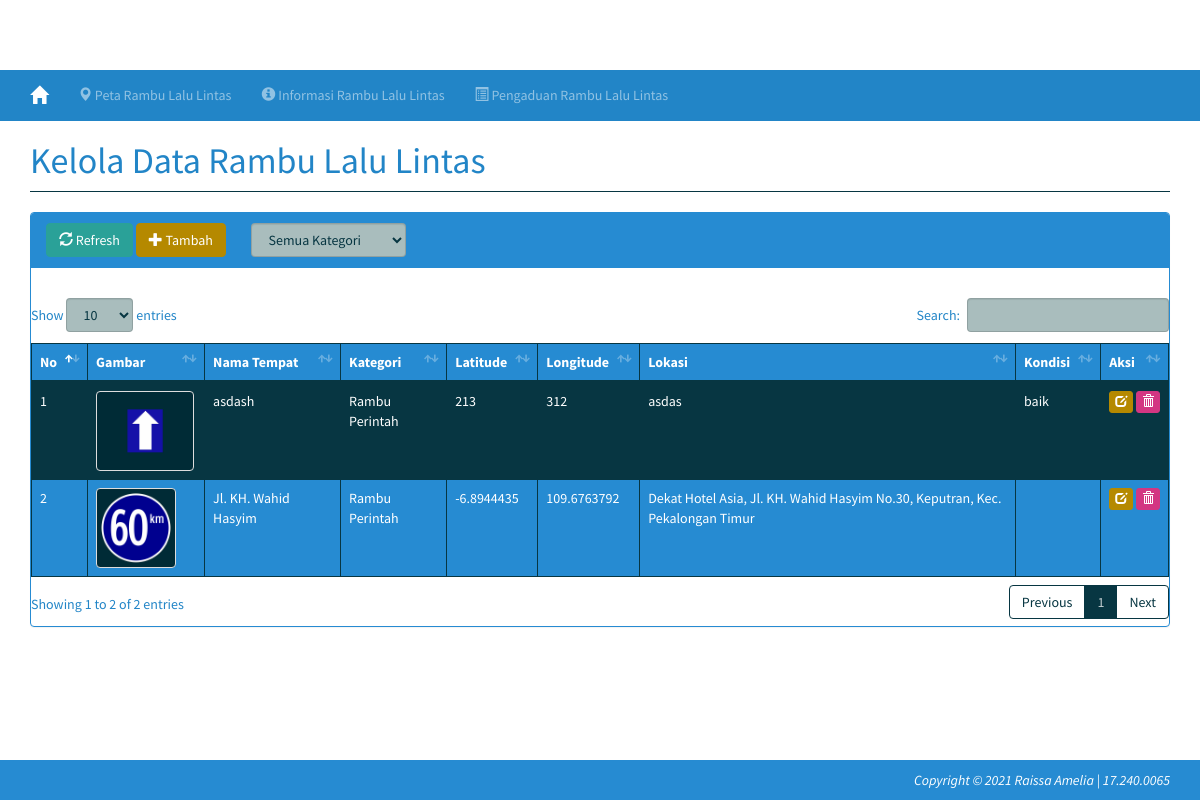
Screenshot of /?m=tempat with the database file from the repository.
### tables this page shows
CREATE TABLE `tb_tempat` (
  `id_tempat` int(11) NOT NULL,
  `id_kategori` int(11) NOT NULL,
  `nama_tempat` varchar(255) DEFAULT NULL,
  `id_informasi` int(11) NOT NULL,
  `lat` double DEFAULT NULL,
  `lng` double DEFAULT NULL,
  `lokasi` varchar(255) DEFAULT NULL,
  `kondisi` varchar(255) DEFAULT NULL,
  `keterangan` text DEFAULT NULL
);

CREATE TABLE `tb_informasi` (
  `id_informasi` int(11) NOT NULL,
  `judul_informasi` varchar(50) NOT NULL,
  `isi_informasi` text NOT NULL,
  `gambar` varchar(255) NOT NULL
);

CREATE TABLE `tb_kategori` (
  `id_kategori` int(11) NOT NULL,
  `nama_kategori` varchar(40) NOT NULL,
  `jumlah_kategori` int(3) NOT NULL,
  `tahun` int(4) NOT NULL
);

### config.php (called while the page is built)
<?php
$config["server"]='localhost';
$config["username"]='root';
$config["password"]='';
$config["database_name"]='gis-rambu';

### includes/ez_sql_core.php (called while the page is built, shortened)
<?php
	class ezSQLcore
	{
		var $timers           = array();
		function get_host_port( $host, $default = false )
		{
			$port = $default;
			return array( $host, $port );
		}
		function flush()
		{
			$this->last_result = array();
		}
		function get_results($query=null, $output = OBJECT)
		{
			if ( $query )
			{
				$this->query($query);
			}
			if ( $output == OBJECT )
			{
				return $this->last_result;
			}
		}
		function timer_get_cur()
		{
			list($usec, $sec) = explode(" ",microtime());
			return ((float)$usec + (float)$sec);
		}
		function timer_start($timer_name)
		{
			$this->timers[$timer_name] = $this->timer_get_cur();
		}
		function timer_elapsed($timer_name)
		{
			return round($this->timer_get_cur() - $this->timers[$timer_name],2);
		}
	}

### functions.php (called while the page is built, shortened)
<?php
    include dirname(__FILE__) . '/config.php';
    include'includes/ez_sql_core.php';
    include'includes/ez_sql_mysqli.php';
    $db = new ezSQL_mysqli($config[username], $config[password], $config[database_name], $config[server]);

### includes/ez_sql_mysqli.php (called while the page is built, shortened)
<?php
	$ezsql_mysqli_str = array
	(
		1 => 'Require $dbuser and $dbpassword to connect to a database server',
		2 => 'Error establishing mySQLi database connection. Correct user/password? Correct hostname? Database server running?',
		3 => 'Require $dbname to select a database',
		4 => 'mySQLi database connection is not active',
		5 => 'Unexpected error while trying to select database'
	);
	class ezSQL_mysqli extends ezSQLcore
	{
		function connect($dbuser='', $dbpassword='', $dbhost='localhost', $dbport=false)
		{
			global $ezsql_mysqli_str; $return_val = false;
			if ( ! $dbuser )
			{
				$this->register_error($ezsql_mysqli_str[1].' in '.__FILE__.' on line '.__LINE__);
				$this->show_errors ? trigger_error($ezsql_mysqli_str[1],E_USER_WARNING) : null;
			}
			else
			{
				$this->dbh = new mysqli($dbhost,$dbuser,$dbpassword, '', $dbport);
				if( $this->dbh->connect_errno )
				{
					$this->register_error($ezsql_mysqli_str[2].' in '.__FILE__.' on line '.__LINE__);
					$this->show_errors ? trigger_error($ezsql_mysqli_str[2],E_USER_WARNING) : null;
				}
				else
				{
					$return_val = true;
				}
			}
			return $return_val;
		}
		function query($query)
		{
			$return_val = 0;
			$query = trim($query);
			$this->result = @$this->dbh->query($query);
			if ( preg_match("/^(insert|delete|update|replace|truncate|drop|create|alter|begin|commit|rollback|set|lock|unlock|call)/i",$query) )
			{
				$is_insert = true;
				$this->rows_affected = @$this->dbh->affected_rows;
				if ( preg_match("/^(insert|replace)\s+/i",$query) )
				{
					$this->insert_id = @$this->dbh->insert_id;
				}
				$return_val = $this->rows_affected;
			}
			else
			{
				$is_insert = false;
				$i=0;
				$num_rows=0;
				while ( $row = @$this->result->fetch_object() )
				{
					$num_rows++;
				}
				$this->num_rows = $num_rows;
				$return_val = $this->num_rows;
			}
			return $return_val;
		}
	}

### tempat.php (the view, shortened to what this page needs)
<link rel="stylesheet" href="assets/datatables-bs4/css/dataTables.bootstrap4.min.css">
  <link rel="stylesheet" href="assets/datatables-responsive/css/responsive.bootstrap4.min.css">
<div class="page-header">
    <h1>Kelola Data Rambu Lalu Lintas</h1>
</div>
<div class="panel panel-info">
    <div class="panel-heading" style="margin-bottom: 30px;">
        <form class="form-inline">
            <div class="form-group">
                <a class="btn btn-success" href="?m=tempat"><span class="glyphicon glyphicon-refresh"></span> Refresh</a>
                <a class="btn btn-primary" href="?m=tempat_tambah"><span class="glyphicon glyphicon-plus"></span> Tambah</a>
            </div>
            <div class="form-group">
                <select class="form-control" id="drop">
                   <option value="0">Semua Kategori</option>
            </select>
        </div>
    </form>
</div>
<div>
<div class="table-responsive" >
    <table class="table table-bordered table-hover table-striped bg-info" id="example1">
        <thead>
            <tr class="nw">
                <th>No</th>
                <th>Gambar</th>
                <th>Nama Tempat</th>
                <th>Kategori</th>
                <th>Latitude</th>
                <th>Longitude</th>
                <th>Lokasi</th>
                <th>Kondisi</th>
                <th>Aksi</th>
            </tr>
        </thead>
        <tbody id="tttt">
            <?php
            $sql="SELECT * FROM tb_kategori,tb_informasi,tb_tempat WHERE tb_kategori.id_kategori=tb_tempat.id_kategori AND tb_informasi.id_informasi=tb_tempat.id_informasi ORDER BY tb_tempat.id_tempat ASC";
            $rows = $db->get_results($sql);
            foreach($rows as $row):?>
                <tr>
                    <td><?=++$no?></td>
                    <td width="100px"><img class="thumbnail" height="80" src="assets/images/informasi/<?=$row->gambar;?>"></td>
                    <td><?=$row->nama_tempat?></td>
                    <td><?=$row->nama_kategori?></td>
                    <td><?=$row->lat?></td>
                    <td><?=$row->lng?></td>
                    <td><?=$row->lokasi?></td>
                    <td><?=$row->kondisi?></td>
                    <td class="nw">
                        <a class="btn btn-xs btn-primary" href="?m=tempat_ubah&ID=<?=$row->id_tempat?>">
                            <span class="glyphicon glyphicon-edit"></span>
                        </a>
                        <a class="btn btn-xs btn-danger" href="aksi.php?act=tempat_hapus&ID=<?=$row->id_tempat?>" onclick="return confirm('Hapus data?')">
                            <span class="glyphicon glyphicon-trash"></span>
                        </a>
                    </td>
                </tr>
            <?php endforeach; ?>
        </tbody>
    </table>
</div>
</div>
</div>

### assets/css/general.css (style rules this page uses)
html { position: relative; min-height: 100%; }
body { margin-bottom: 70px; }
.nw { white-space: nowrap; }
.table .thumbnail { margin: 0; }
.page-header { margin-top: 0; padding-bottom: 0; }
.page-header h1 { margin-top: 0; }

### rows the page displays
tb_tempat: id_informasi.gambar (picture), nama_tempat "asdash", id_kategori.nama_kategori "Rambu Perintah", lat "213", lng "312", lokasi "asdas", kondisi "baik"
tb_tempat: id_informasi.gambar (picture), nama_tempat "Jl. KH. Wahid Hasyim", id_kategori.nama_kategori "Rambu Perintah", lat "-6.8944435", lng "109.6763792", lokasi "Dekat Hotel Asia, Jl. KH. Wahid Hasyim No.30, Keputran, Kec. Pekalongan Timur"
